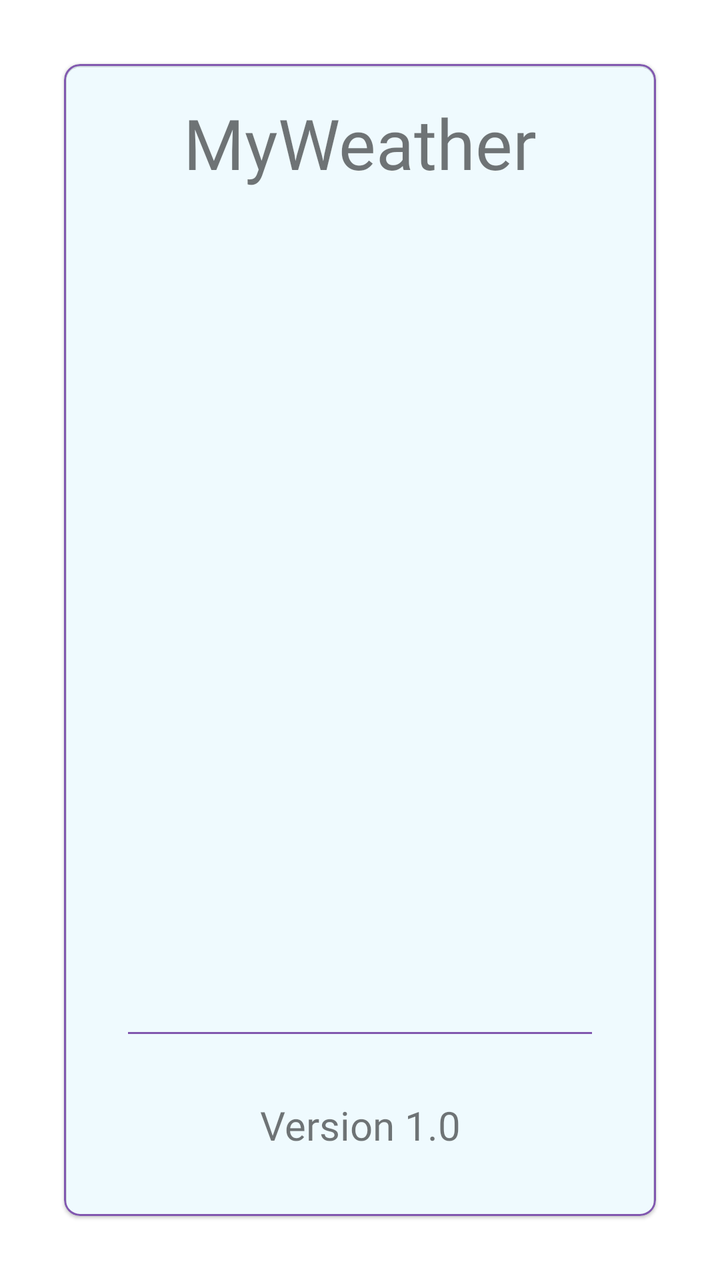
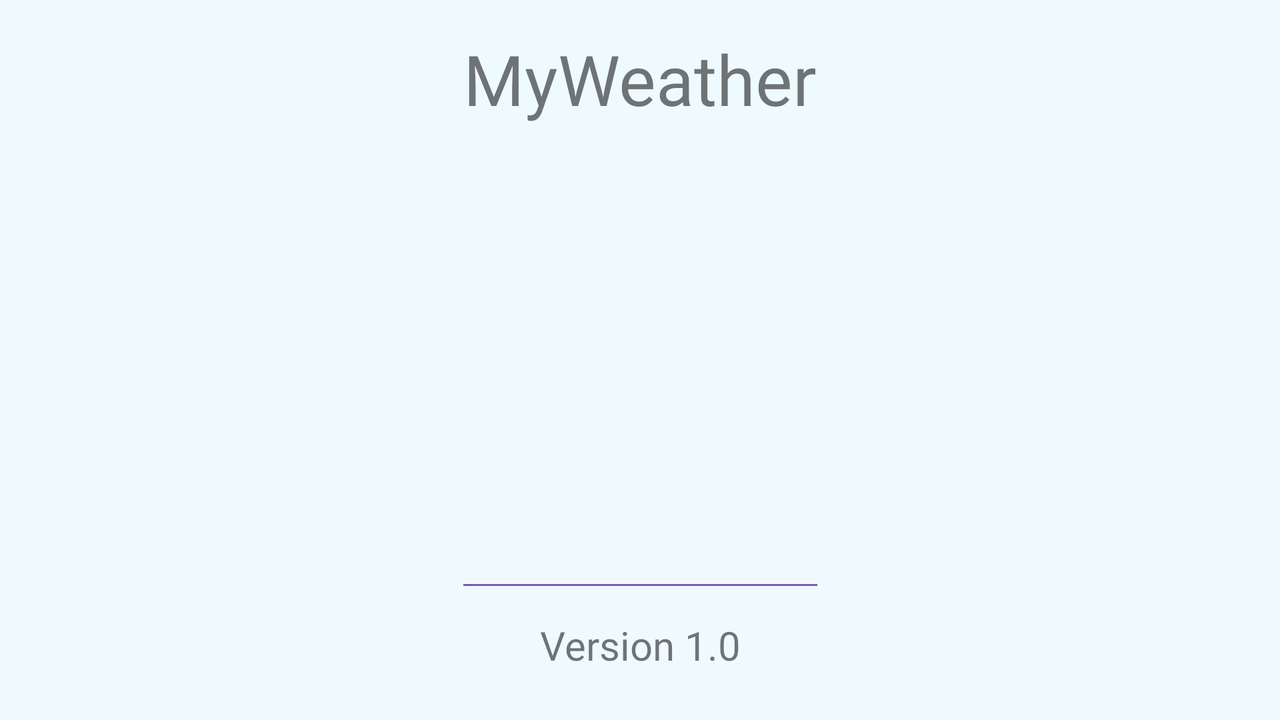

One screen, two layout resources from the same app: the default and the repository's alternative for another configuration. Each is rendered where Android would select it; the XML of both is given below.
<!-- AndroidManifest.xml: application theme AppTheme -->
<!-- res/layout/fragment_about.xml -->
<?xml version="1.0" encoding="utf-8"?>
<FrameLayout xmlns:android="http://schemas.android.com/apk/res/android"
    xmlns:app="http://schemas.android.com/apk/res-auto"
    xmlns:tools="http://schemas.android.com/tools"
    android:layout_width="match_parent"
    android:layout_height="match_parent"
    tools:context=".ui.fragment.AboutFragment">

    <com.google.android.material.card.MaterialCardView
        android:layout_width="match_parent"
        android:layout_height="match_parent"
        android:layout_margin="@dimen/dimen_32"
        app:cardBackgroundColor="@color/light_blue_bg"
        app:cardCornerRadius="@dimen/dimen_8"
        app:strokeColor="@color/colorPrimary"
        app:strokeWidth="@dimen/dimen_1"
        tools:targetApi="lollipop">

        <androidx.constraintlayout.widget.ConstraintLayout
            android:layout_width="match_parent"
            android:layout_height="match_parent">

            <TextView
                android:id="@+id/credits_label"
                android:layout_width="wrap_content"
                android:layout_height="wrap_content"
                android:layout_marginTop="@dimen/dimen_16"
                android:text="@string/app_name"
                android:textSize="@dimen/text_35"
                app:layout_constraintEnd_toEndOf="parent"
                app:layout_constraintStart_toStartOf="parent"
                app:layout_constraintTop_toTopOf="parent" />

            <View
                android:id="@+id/view"
                android:layout_width="0dp"
                android:layout_height="@dimen/dimen_1"
                android:layout_margin="@dimen/dimen_32"
                android:background="@color/colorPrimary"
                app:layout_constraintBottom_toTopOf="@+id/version_label"
                app:layout_constraintEnd_toEndOf="parent"
                app:layout_constraintStart_toStartOf="parent" />

            <TextView
                android:id="@+id/version_label"
                android:layout_width="wrap_content"
                android:layout_height="wrap_content"
                android:layout_margin="@dimen/dimen_32"
                android:layout_marginBottom="8dp"
                android:text="@string/version"
                android:textSize="@dimen/text_20"
                app:layout_constraintBottom_toBottomOf="parent"
                app:layout_constraintEnd_toEndOf="parent"
                app:layout_constraintStart_toStartOf="parent" />

        </androidx.constraintlayout.widget.ConstraintLayout>
    </com.google.android.material.card.MaterialCardView>

</FrameLayout>
<!-- resources referenced by this layout -->
<resources>
  <color name="colorPrimary">#8157AF</color>
  <color name="light_blue_bg">#51CEEEFC</color>
  <dimen name="dimen_1">1dp</dimen>
  <dimen name="dimen_16">16dp</dimen>
  <dimen name="dimen_32">32dp</dimen>
  <dimen name="dimen_8">8dp</dimen>
  <dimen name="text_20">20sp</dimen>
  <dimen name="text_35">35sp</dimen>
  <string name="app_name">MyWeather</string>
  <string name="version">Version 1.0</string>
  <style name="AppTheme" parent="Theme.MaterialComponents.Light.NoActionBar">
          
          <item name="colorPrimary">@color/colorPrimary</item>
          <item name="colorPrimaryDark">@color/colorPrimaryDark</item>
          <item name="colorAccent">@color/colorAccent</item>
          <item name="preferenceTheme">@style/PreferenceThemeOverlay.v14.Material</item>
          <item name="android:windowContentTransitions" tools:targetApi="lollipop">true</item>
          <item name="android:windowEnterTransition" tools:targetApi="lollipop">@transition/explode
          </item>
  
          <item name="android:statusBarColor" tools:targetApi="lollipop">@color/status_bar</item>
          <item name="android:windowDrawsSystemBarBackgrounds" tools:targetApi="lollipop">true</item>
  
          <item name="android:fontFamily">@font/googlesans</item>
  
      </style>
  <color name="colorPrimaryDark">#00574B</color>
  <color name="colorAccent">#D81B60</color>
  <color name="status_bar">#5A67AC</color>
</resources>
<!-- res/layout-land/fragment_about.xml (the repository's variant of the layout above) -->
<!-- drawn on the phone turned sideways -->
<?xml version="1.0" encoding="utf-8"?>
<FrameLayout xmlns:android="http://schemas.android.com/apk/res/android"
    xmlns:app="http://schemas.android.com/apk/res-auto"
    xmlns:tools="http://schemas.android.com/tools"
    android:layout_width="match_parent"
    android:layout_height="match_parent"
    tools:context=".ui.fragment.AboutFragment">

    <androidx.constraintlayout.widget.ConstraintLayout
        android:layout_width="match_parent"
        android:layout_height="match_parent"
        android:background="@color/light_blue_bg"
        android:padding="@dimen/dimen_16">

        <TextView
            android:id="@+id/credits_label"
            android:layout_width="wrap_content"
            android:layout_height="wrap_content"
            android:text="@string/app_name"
            android:textSize="@dimen/text_35"
            app:layout_constraintEnd_toEndOf="parent"
            app:layout_constraintStart_toStartOf="parent"
            app:layout_constraintTop_toTopOf="parent" />

        <View
            android:id="@+id/view"
            android:layout_width="0dp"
            android:layout_height="@dimen/dimen_1"
            android:layout_marginBottom="@dimen/dimen_16"
            android:background="@color/colorPrimary"
            app:layout_constraintBottom_toTopOf="@+id/version_label"
            app:layout_constraintEnd_toEndOf="@+id/credits_label"
            app:layout_constraintStart_toStartOf="@+id/credits_label" />

        <TextView
            android:id="@+id/version_label"
            android:layout_width="wrap_content"
            android:layout_height="wrap_content"
            android:layout_marginBottom="@dimen/dimen_8"
            android:text="@string/version"
            android:textSize="@dimen/text_20"
            app:layout_constraintBottom_toBottomOf="parent"
            app:layout_constraintEnd_toEndOf="parent"
            app:layout_constraintStart_toStartOf="parent" />

    </androidx.constraintlayout.widget.ConstraintLayout>
</FrameLayout>
<!-- resources referenced by the variant -->
<!-- as the phone turned sideways resolves them -->
<resources>
  <color name="colorPrimary">#8157AF</color>
  <color name="light_blue_bg">#51CEEEFC</color>
  <dimen name="dimen_1">1dp</dimen>
  <dimen name="dimen_16">16dp</dimen>
  <dimen name="dimen_8">8dp</dimen>
  <dimen name="text_20">20sp</dimen>
  <dimen name="text_35">35sp</dimen>
  <string name="app_name">MyWeather</string>
  <string name="version">Version 1.0</string>
  <style name="AppTheme" parent="Theme.MaterialComponents.Light.NoActionBar">
          
          <item name="colorPrimary">@color/colorPrimary</item>
          <item name="colorPrimaryDark">@color/colorPrimaryDark</item>
          <item name="colorAccent">@color/colorAccent</item>
          <item name="preferenceTheme">@style/PreferenceThemeOverlay.v14.Material</item>
          <item name="android:windowContentTransitions" tools:targetApi="lollipop">true</item>
          <item name="android:windowEnterTransition" tools:targetApi="lollipop">@transition/explode
          </item>
  
          <item name="android:statusBarColor" tools:targetApi="lollipop">@color/status_bar</item>
          <item name="android:windowDrawsSystemBarBackgrounds" tools:targetApi="lollipop">true</item>
  
          <item name="android:fontFamily">@font/googlesans</item>
  
      </style>
  <color name="colorPrimaryDark">#00574B</color>
  <color name="colorAccent">#D81B60</color>
  <color name="status_bar">#5A67AC</color>
</resources>
